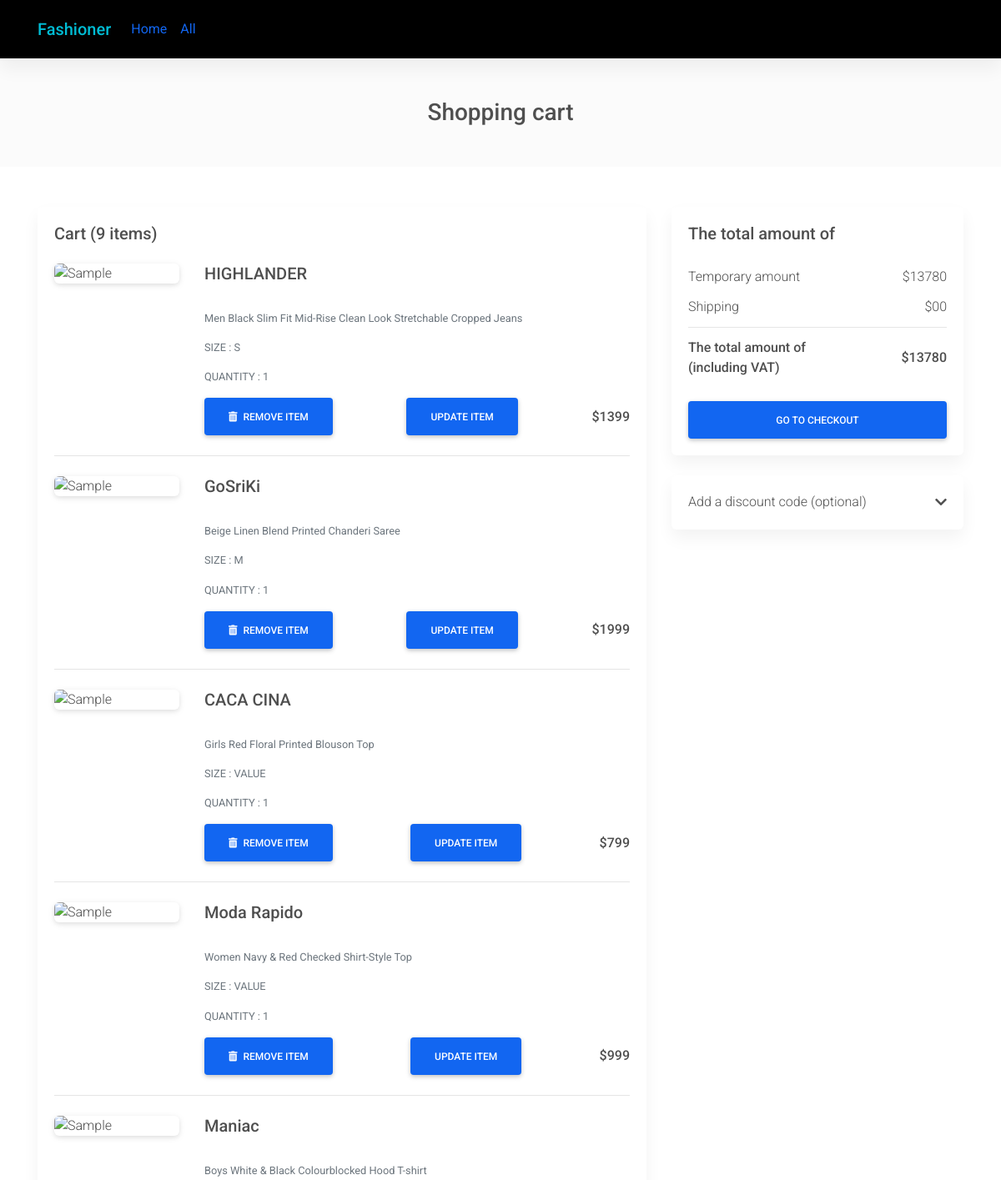
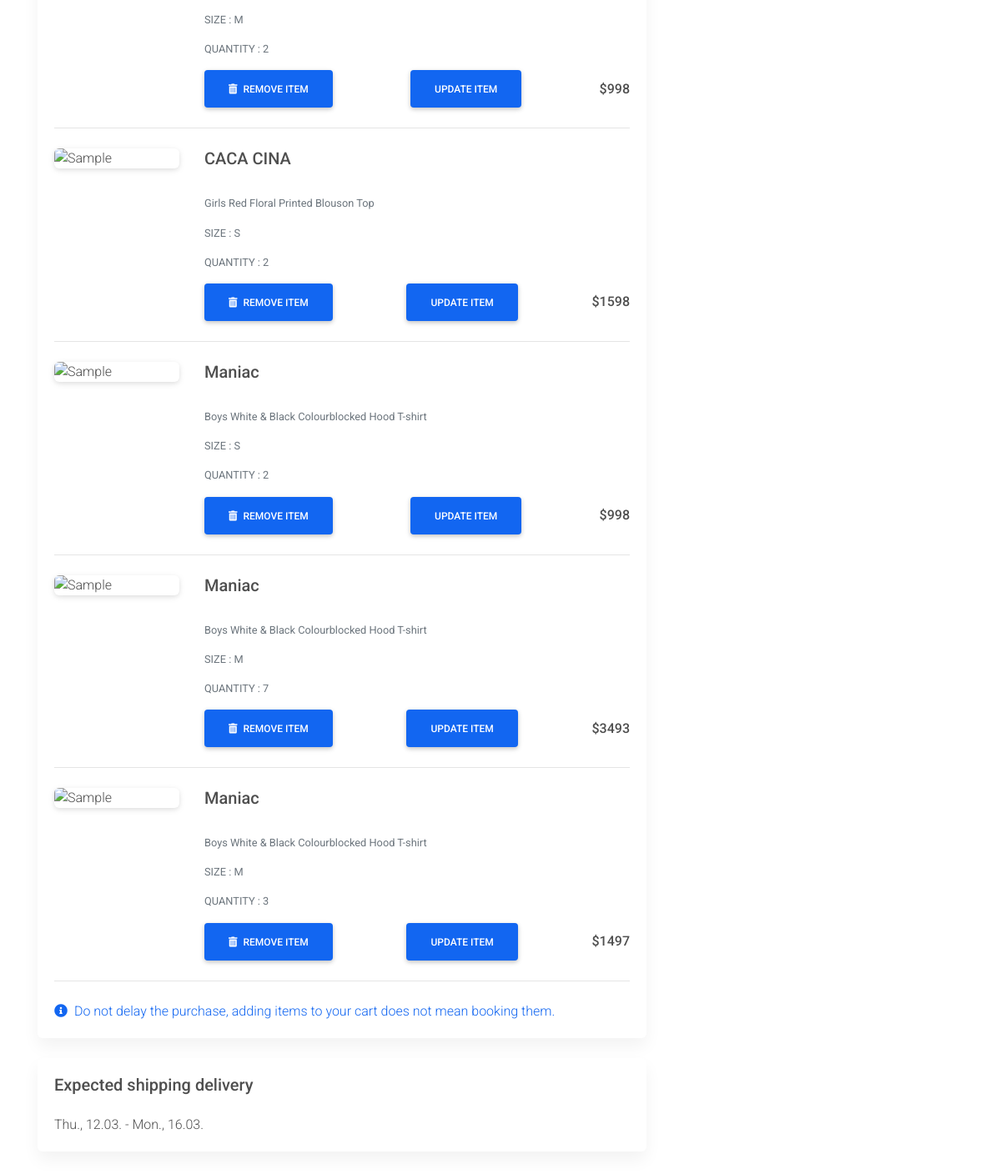
The page /home/cart (signed in) on the database as committed earlier (2 pictures, top to bottom).
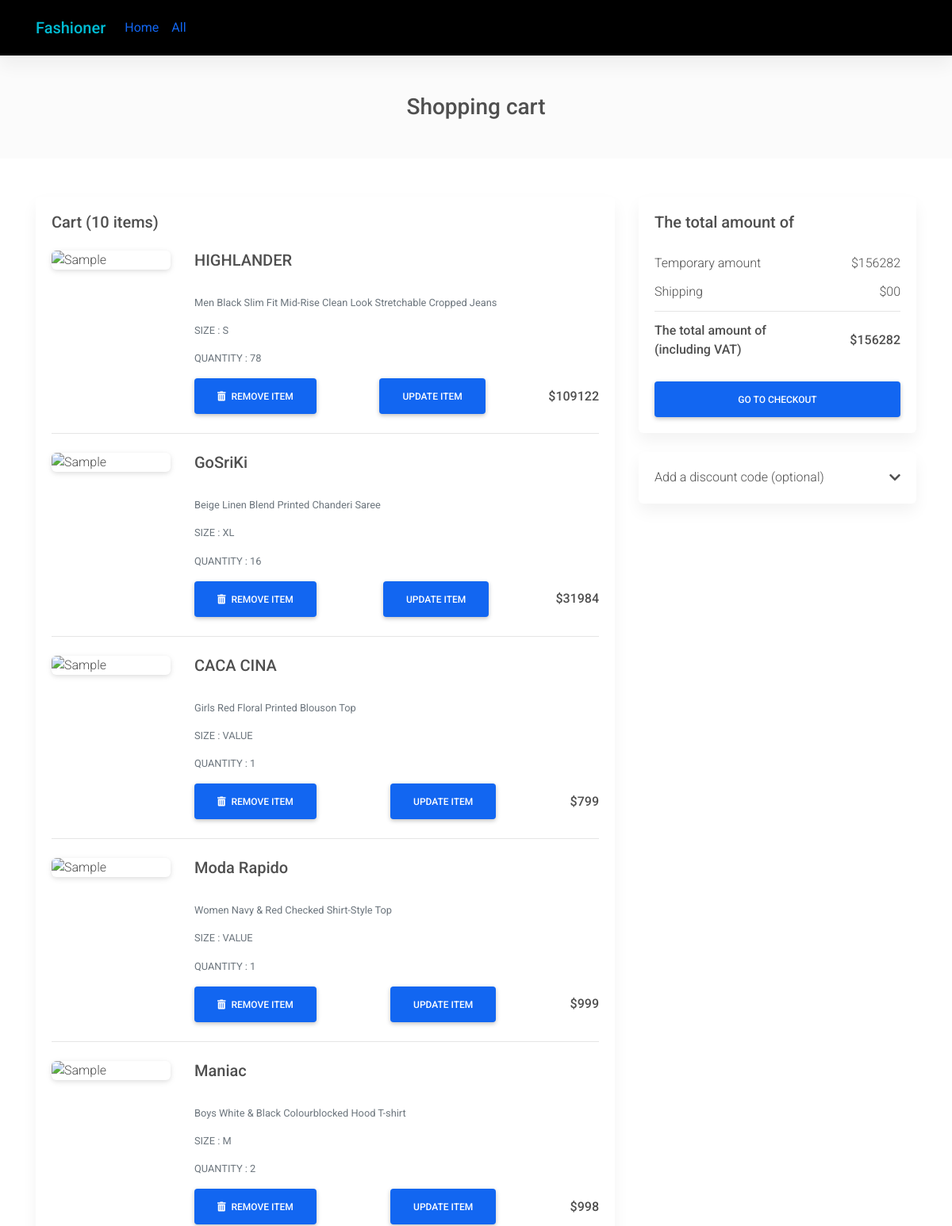
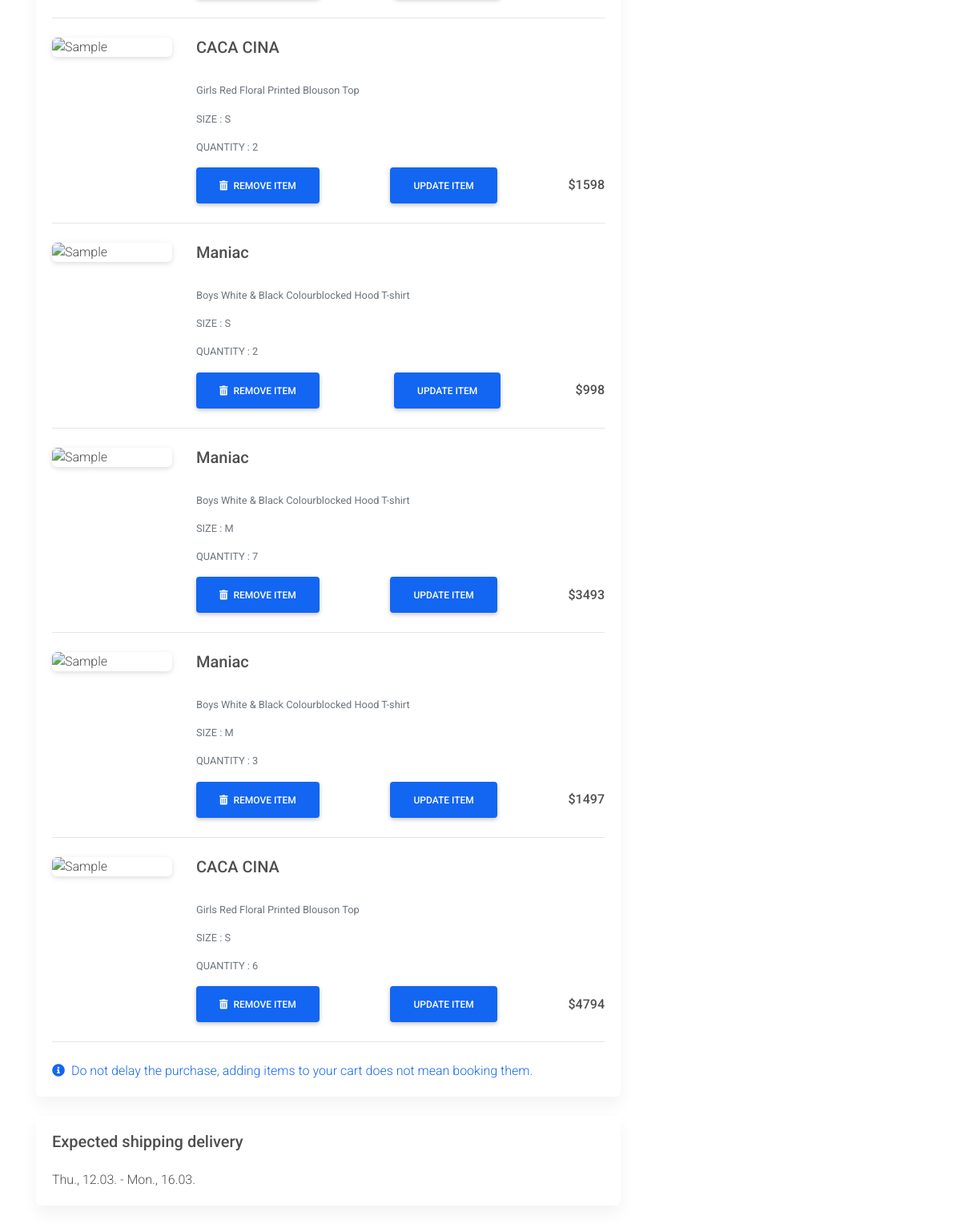
The same page on the database as committed later (2 pictures, top to bottom).
### FashionerMain/models.py (models this page shows)
class Cart(models.Model):
    user = models.ForeignKey(User, on_delete=models.CASCADE)
    product = models.ForeignKey(Product, on_delete=models.DO_NOTHING)
    quantity = models.IntegerField(default=1)
    size = models.CharField(choices=SIZE_CHOISES, max_length=3, default="")
    price = models.IntegerField(default=0)
    ordered = models.BooleanField(default=False)

class Product(models.Model):
    product_name = models.CharField(max_length=100)
    tagline = models.CharField(max_length=100, default="")
    price = models.IntegerField(default=0)
    image1 = models.CharField(max_length = 1000, default="")
    image2 = models.CharField(max_length = 1000, default="")
    image3 = models.CharField(max_length = 1000, default="")
    category = models.ForeignKey(Category, on_delete=models.DO_NOTHING, default="")
    description = models.CharField(max_length = 1000, default="")
    sizes = MultiSelectField(choices = SIZE_CHOISES, default="")

### FashionerMain/views.py (the view)
# urls.py: path('cart', views.user_cart, name='cart'),
def user_cart(request):
    user = request.user
    itms = Cart.objects.filter(user = user)
    length = len(itms)
    total = 0
    items = []
    for item in itms:
        if(item.ordered == False):
            total = total + item.price
            items.append(item)
    context = {
        'items': items,
        'length': length,
        'total': total,
        'men': men,
        'women': women,
        'girls': girls,
        'boys': boys,
    }
    return render(request, "cart-page.html", context)

### templates/cart-page.html (shortened to what the changed rows need)
{% load static %}
<!DOCTYPE html>
<html lang="en">
<head>
    <link rel="stylesheet" href="https://use.fontawesome.com/releases/v5.11.2/css/all.css">
    <link rel="stylesheet" href="{% static 'cart_files/all.css' %}">
    <link rel="stylesheet" href="{% static 'cart_files/bootstrap.min.css' %}">
    <link rel="stylesheet" href="{% static 'cart_files/mdb-pro.min.css' %}">
    <link rel="stylesheet" href="{% static 'cart_files/mdb.ecommerce.min.css' %}">
</head>
<body class="skin-light" aria-busy="true" data-new-gr-c-s-check-loaded="14.997.0" data-gr-ext-installed="">
    <main>
        <div class="container">
            <section class="mt-5 mb-4">
                <div class="row">
                    <div class="col-lg-8">
                        <div class="card wish-list mb-4">
                            <div class="card-body">
                                <h5 class="mb-4">Cart (<span>{{ length }}</span> items)</h5>
                                {% for item in items %}
                                    <div class="row mb-4">
                                        <div class="col-md-5 col-lg-3 col-xl-3">
                                            <div class="view zoom overlay z-depth-1 rounded mb-3 mb-md-0">
                                            </div>
                                        </div>
                                        <div class="col-md-7 col-lg-9 col-xl-9">
                                            <div>
                                                <div class="d-flex justify-content-between">
                                                    <div>
                                                        <h5>{{ item.product.product_name }}</h5>
                                                        <br>
                                                        <p class="mb-3 text-muted text small">{{item.product.tagline}}</p>
                                                        <p class="mb-3 text-muted text-uppercase small">SIZE : {{item.size}}</p>
                                                        <p class="mb-3 text-muted text-uppercase small">Quantity : {{item.quantity}}</p>
                                                    </div>
                                                </div>
                                            </div>
                                            <div class="d-flex justify-content-between align-items-center">
                                                <div>
                                                    <form action="removefromcart" name="remove{{ item.id }}" method="POST">
                                                        <button type="submit" class="btn btn-primary"><i class="fas fa-trash-alt mr-1"></i> Remove item </button>
                                                    </form>
                                                </div>
                                                <div>
                                                    <form action="updatecartitem" name="update{{ item.id }}" method="POST" class="boxed">
                                                        <button type="button" class="btn btn-primary" data-toggle="modal" data-target="#id_{{ item.id }}">Update item</button>
                                                    </form>
                                                </div>
                                                <div>
                                                    <p class="mb-0"><span><strong>${{ item.price }}</strong></span></p>
                                                </div>
                                            </div>
                                        </div>
                                    </div>
                                    <hr class="mb-4">
                                {% endfor %}
                                <p class="text-primary mb-0"><i class="fas fa-info-circle mr-1"></i> Do not delay the purchase, adding items to your cart does not mean booking them.</p>
                            </div>
                        </div>
                    </div>
                    <div class="col-lg-4">
                        <div class="card mb-4">
                            <div class="card-body">
                                <ul class="list-group list-group-flush">
                                    <li class="list-group-item d-flex justify-content-between align-items-center border-0 px-0 pb-0">
                                        Temporary amount
                                        <span>${{ total }}</span>
                                    </li>
                                    <li class="list-group-item d-flex justify-content-between align-items-center border-0 px-0 mb-3">
                                        <span><strong>${{ total }}</strong></span>
                                    </li>
                                </ul>
                            </div>
                        </div>
                        </div>
                </div>
            </section>
        </div>
    </main>
</body>
</html>

Rows that differ between the two databases and show on the page:
changed Cart "HIGHLANDER": quantity "1" → "78"; price "1399" → "109122"
changed Cart "GoSriKi": size "M" → "XL"; quantity "1" → "16"; price "1999" → "31984"
added Cart: product.product_name "CACA CINA", product.tagline "Girls Red Floral Printed Blouson Top", size "S", quantity "6", price "4794"
Other text that changed with them:
{{ length }}: "9" → "10"
{{ total }}: "13780" → "156282"
